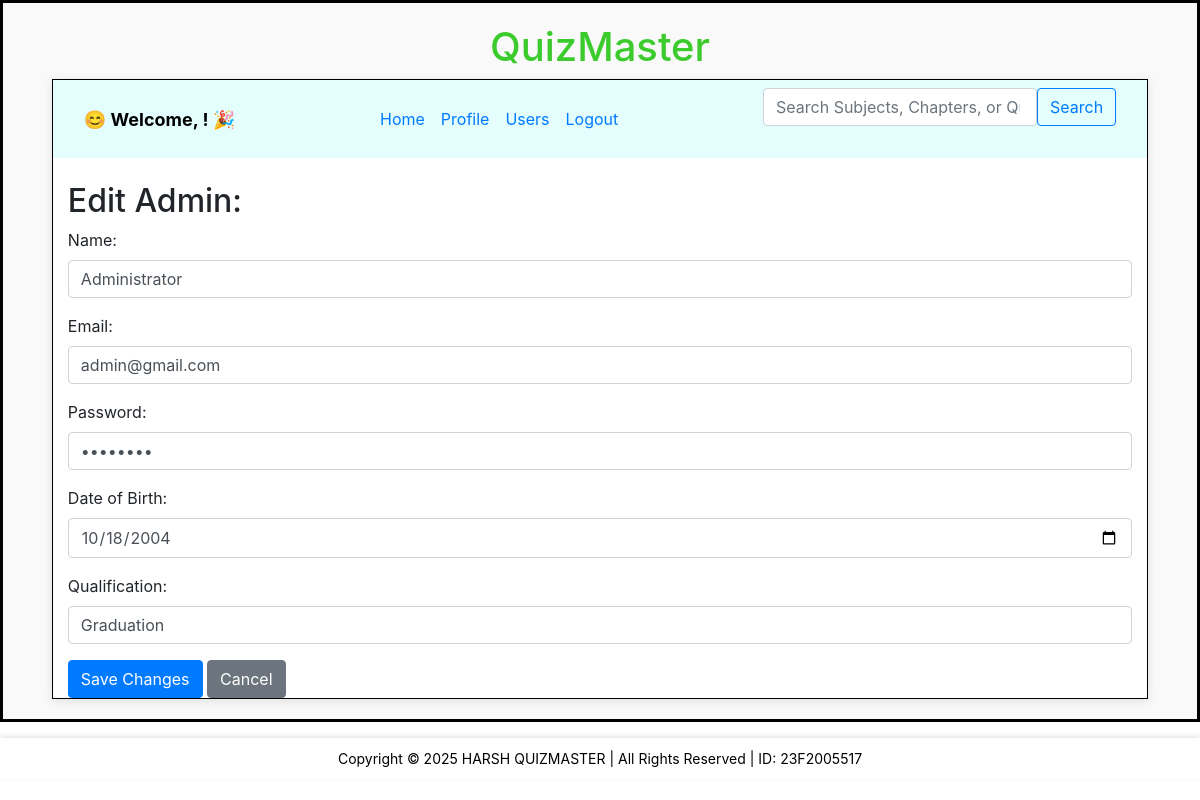
The app's page /edit_admin/1 with its own data.
### backend/models.py (models this page shows)
class User_Info(db.Model):
    __tablename__ = "user_info"
    id = db.Column(db.Integer, primary_key=True)
    email = db.Column(db.String, unique=True, nullable=False)
    password = db.Column(db.String, nullable=False)
    role = db.Column(db.Integer, default=1)
    full_name = db.Column(db.String, nullable=False)
    dob = db.Column(db.Date, nullable=False)
    qualification = db.Column(db.String, nullable=False)
    scores = db.relationship("Score", cascade="all,delete", backref="user", lazy=True)

### backend/controllers.py (the view, shortened to what this page needs)
@app.route("/edit_admin/<int:id>", methods=["GET", "POST"])
def edit_admin(id):
    admin = User_Info.query.get(id)
    return render_template("edit_admin.html", admin=admin)

### templates/edit_admin.html
{% extends "admin_layout.html" %}
{% block content %}
<div class="container mt-4">
    <h2>Edit Admin: {{ admin.name }}</h2>
    <form method="POST">
        <div class="form-group">
            <label>Name:</label>
            <input type="text" name="name" value="{{ admin.full_name }}" class="form-control" required>
        </div>
        <div class="form-group">
            <label>Email:</label>
            <input type="email" name="email" value="{{ admin.email }}" class="form-control" required>
        </div>
        <div class="form-group">
            <label>Password:</label>
            <input type="password" name="password" value="{{ admin.password }}" class="form-control" required placeholder="Enter new password">
        </div>
        <div class="form-group">
            <label>Date of Birth:</label>
            <input type="date" name="dob" value="{{ admin.dob }}" class="form-control" required>
        </div>
        <div class="form-group">
            <label>Qualification:</label>
            <input type="text" name="qualification" value="{{ admin.qualification }}" class="form-control" required>
        </div>
        <button type="submit" class="btn btn-primary">Save Changes</button>
        <a href="/admin_profile" class="btn btn-secondary">Cancel</a>
    </form>
</div>
{% endblock %}

### static/styles/main.css (style rules this page uses)
* { margin: 0px; }

### records on screen
User_Info: name "Administrator", email "admin@gmail.com", dob "10/18/2004", qualification "Graduation"
